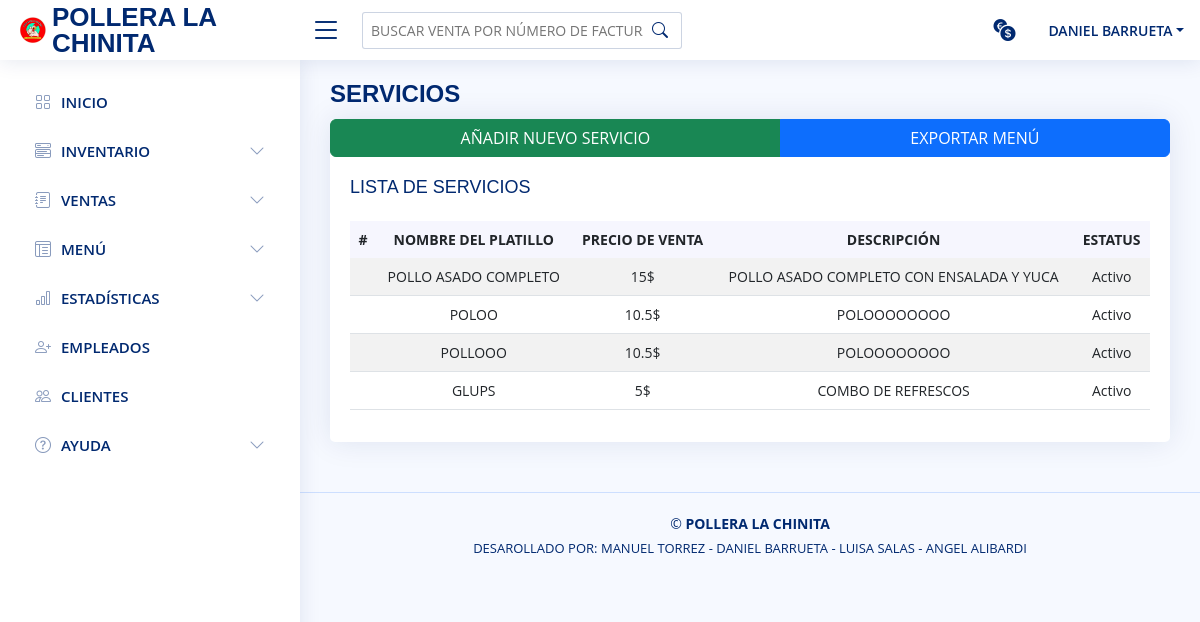
Before: /vista/menu.php (signed in) with the older database file.
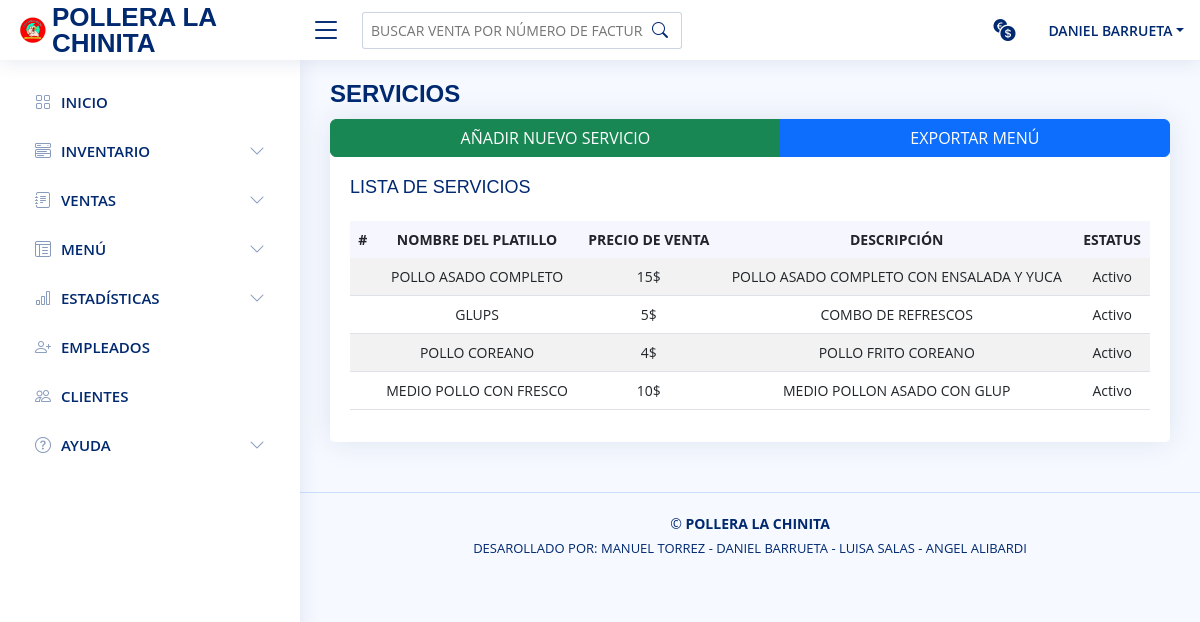
After: the same page with the newer database file.
### tables this page shows
CREATE TABLE `menu` (
  `id_menu` int NOT NULL,
  `nombre_platillo` varchar(40) NOT NULL,
  `precio_dolar` varchar(20) NOT NULL,
  `descripcion` varchar(70) NOT NULL,
  `estatus` int NOT NULL
);

### modelo/modeloPrincipal.php (called while the page is built, shortened)
<?php
class modeloPrincipal {
    public static function Conexion(){
        if(!$con = mysqli_connect(SERVER, USER, PASSWORD)){
            die("Los datos de conexión con la base de datos ingresados son incorrectos, por favor verifique");
        }
        mysqli_set_charset($con, "utf8");
        return $con;
    }
    public static function consultar($query) {
        if (!$consul = mysqli_query(Self::Conexion(),$query)) {
            mysqli_query(Self::Conexion(),"ROLLBACK;");
            die(mysqli_error($query).' Error en la consulta SQL ejecutada ');
        }else{
            mysqli_query(Self::Conexion(),"COMMIT;");
        }
        return $consul;
    }
}

### include/listas_registros_include.php (the view, shortened to what this page needs)
<?php
include_once("../modelo/modeloPrincipal.php");
function consultar_registros($tabla){
        while ( $mostrar = mysqli_fetch_array($consulta)) { ?>
        <?php }
    if($tabla === 'menu'){
        $consulta = modeloPrincipal::consultar("SELECT * FROM menu");
        while ( $mostrar =  mysqli_fetch_assoc($consulta)) { ?>
            <tr>
                <td class="col text-center"> </td>
                <td class="col text-center"><?= $mostrar["nombre_platillo"]; ?></td>
                <td class="col text-center"><?= $mostrar["precio_dolar"].'$'; ?></td>
                <td class="col text-center"><?= strtoupper($mostrar["descripcion"]); ?></td>
                <td class="col text-center"><?= ($mostrar["estatus"] == '1') ? 'Activo':'Inactivo'; ?></td>
            </tr>
        <?php }
    }
        while ( $mostrar = mysqli_fetch_array($consulta)) { ?>
        <?php }
};

### vista/menu.php (shortened to what this page needs)
<?php
if (!isset($_SESSION['logged_in']) || $_SESSION['logged_in'] !== true) {
	header('Location: ../index.php');
	exit();
}else{ ?>
  <!DOCTYPE html>
  <html lang="en">
    <head>
      <?php
        include_once("../include/meta_include.php");
        include_once("../include/css_include.php"); ?>
    </head>
    <body>
      <?php
        include_once("../include/header.php");
        include_once("../include/sliderbar.php"); ?>
      <main id="main" class="main">
        <div class="pagetitle"> <h1> SERVICIOS </h1> </div>
        <section class="section dashboard">
          <div class="row">
            <div class="col-12">
              <div class="card top-selling overflow-auto">
                <div class="btn-group" role="group" aria-label="Basic mixed styles example">
                  <a class="btn btn-success" href="./agregar_servicio.php">AÑADIR NUEVO SERVICIO</a>
                  <button type="button" class="btn btn-primary">EXPORTAR MENÚ</button>
                </div>
                <div class="card-body pb-3">
                  <h5 class="card-title">LISTA DE SERVICIOS</h5>
                  <table class="table table-striped table-responsive datatable" id="example">
                    <thead>
                      <tr>
                        <th class="col text-center"scope="col">#</th>
                        <th class="col text-center"scope="col">NOMBRE DEL PLATILLO</th>
                        <th class="col text-center"scope="col">PRECIO DE VENTA</th>
                        <th class="col text-center"scope="col">DESCRIPCIÓN</th>
                        <th class="col text-center"scope="col">ESTATUS</th>
                      </tr>
                    </thead>
                    <tbody>
                      <?php include("../include/listas_registros_include.php"); consultar_registros('menu'); ?>
                    </tbody>
                  </table>
                </div>
              </div>
            </div>
          </div>
        </section>
      </main>
      <?php
        include_once("../include/footer.php");
        include_once("../include/scripts_include.php"); ?>
    </body>
  </html>
<?php } ?>

### include/css_include.php (shortened to what this page needs)
<link href="./css/sweet-alert.css" rel="stylesheet">
<link href="./css/bootstrap.min.css" rel="stylesheet">
<link href="./css/main.css" rel="stylesheet">
<link href="./css/material-design-iconic-font.min.css" rel="stylesheet">
<link href="./css/bootstrap-icons.css" rel="stylesheet">
<link rel="stylesheet" href="css/dataTables.bootstrap5.min.css">
<link href="assets/css/style.css" rel="stylesheet">
<link rel="stylesheet" href="./css/select2.min.css">

### include/header.php (shortened to what this page needs)
<header id="header" class="header fixed-top d-flex align-items-center">
  <div class="d-flex align-items-center justify-content-between">
    <a href="./inicio.php" class="logo d-flex align-items-center ">
      <img src="img/logo.png" alt="">
      <span class="d-none d-lg-block">POLLERA LA CHINITA</span>
    </a>
    <i class="bi bi-list toggle-sidebar-btn"></i>
  </div>
  <div class="search-bar">
    <form class="search-form d-flex align-items-center" method="POST" action="#">
      <input type="text" name="query" placeholder="BUSCAR VENTA POR NÚMERO DE FACTURA O POR NOMBRE DEL CLIENTE" title="Enter search keyword">
      <button type="submit" title="Search"><i class="bi bi-search"></i></button>
    </form>
  </div>
  <nav class="header-nav ms-auto">
    <ul class="d-flex align-items-center">
      <li class="nav-item dropdown">
        <a class="nav-link nav-icon" href="" data-bs-toggle="dropdown">
          <i class="bi bi-currency-exchange"></i>
        </a>
      </li>
        <li class="nav-item dropdown pe-3">
          <a class="nav-link nav-profile d-flex align-items-center pe-0" href="" data-bs-toggle="dropdown">
            <span class="d-none d-md-block dropdown-toggle ps-2"><?php echo $_SESSION['nombre'], " ", $_SESSION['apellido']; ?></span>
          </a>
        </li>
      </ul>
    </nav>
  </header>

### include/sliderbar.php (shortened to what this page needs)
<aside id="sidebar" class="sidebar">
  <ul class="sidebar-nav" id="sidebar-nav">
    <li class="nav-item">
      <a class="nav-link collapsed" href="inicio.php">
        <i class="bi bi-grid"></i>
        <span>INICIO</span>
      </a>
    </li>
    <li class="nav-item">
      <a class="nav-link collapsed" data-bs-target="#components-nav" data-bs-toggle="collapse" href="#">
        <i class="bi bi-menu-button-wide"></i><span>INVENTARIO</span><i class="bi bi-chevron-down ms-auto"></i>
      </a>
    </li>
    <li class="nav-item">
      <a class="nav-link collapsed" data-bs-target="#forms-nav" data-bs-toggle="collapse" href="#">
        <i class="bi bi-journal-text"></i><span>VENTAS</span><i class="bi bi-chevron-down ms-auto"></i>
      </a>
    </li>
    <li class="nav-item">
      <a class="nav-link collapsed" data-bs-target="#tables-nav" data-bs-toggle="collapse" href="#">
        <i class="bi bi-layout-text-window-reverse"></i><span>MENÚ</span><i class="bi bi-chevron-down ms-auto"></i>
      </a>
    </li>
    <li class="nav-item">
      <a class="nav-link collapsed" data-bs-target="#charts-nav" data-bs-toggle="collapse" href="#">
        <i class="bi bi-bar-chart"></i><span>ESTADÍSTICAS</span><i class="bi bi-chevron-down ms-auto"></i>
      </a>
    </li>
    <?php if ($_SESSION["rol"] == "1") {?>
      <li class="nav-item">
        <a class="nav-link collapsed" href="../vista/lista_empleados.php">
          <i class="bi bi-person-plus"></i>
          <span>EMPLEADOS</span>
        </a>
      </li>
    <?php } ?>
    <li class="nav-item">
      <a class="nav-link collapsed" href="../vista/cliente.php">
        <i class="bi bi-people"></i>
        <span>CLIENTES</span>
      </a>
    </li>
    <li class="nav-item">
      <a class="nav-link collapsed" data-bs-target="#ayuda-nav" data-bs-toggle="collapse" href="#">
        <i class="bi bi-question-circle"></i><span>AYUDA</span><i class="bi bi-chevron-down ms-auto"></i>
      </a>
    </li>
  </ul>
</aside>

### include/footer.php
<footer id="footer" class="footer">
  <div class="copyright">
    &copy; <strong><span>POLLERA LA CHINITA</span></strong>
  </div>
  <div class="credits">
    <p>DESAROLLADO POR: MANUEL TORREZ - DANIEL BARRUETA - LUISA SALAS - ANGEL ALIBARDI </p>
  </div>
</footer>

### vista/css/main.css (style rules this page uses)
* { margin: 0; padding: 0; box-sizing: border-box; -moz-box-sizing: border-box; }

### vista/assets/css/style.css (style rules this page uses)
:root { scroll-behavior: smooth; }
body { font-family: "Open Sans", sans-serif; background: #f6f9ff; color: #444444; }
a { color: #4154f1; text-decoration: none; }
h1, h2, h3, h4, h5, h6 { font-family: "Nunito", sans-serif; }
#main { margin-top: 60px; padding: 20px 30px; transition: all 0.3s; }
.pagetitle { margin-bottom: 10px; }
.pagetitle h1 { font-size: 24px; margin-bottom: 0; font-weight: 600; color: #012970; }
.card { margin-bottom: 30px; border: none; border-radius: 5px; box-shadow: 0px 0 30px rgba(1, 41, 112, 0.1); }
.card-title { padding: 20px 0 15px 0; font-size: 18px; font-weight: 500; color: #012970; font-family: "Poppins", sans-serif; }
.card-body { padding: 0 20px 20px 20px; }
.logo { line-height: 1; }
@media (min-width: 1200px) { .logo { width: 280px; } }
.logo img { max-height: 26px; margin-right: 6px; }
.logo span { font-size: 26px; font-weight: 700; color: #012970; font-family: "Nunito", sans-serif; }
.header { transition: all 0.5s; z-index: 997; height: 60px; box-shadow: 0px 2px 20px rgba(1, 41, 112, 0.1); background-color: #fff; padding-left: 20px; }
.header .toggle-sidebar-btn { font-size: 32px; padding-left: 10px; cursor: pointer; color: #012970; }
.header .search-bar { min-width: 360px; padding: 0 20px; }
.header .search-form { width: 100%; }
.header .search-form input { border: 0; font-size: 14px; color: #012970; border: 1px solid rgba(1, 41, 112, 0.2); padding: 7px 38px 7px 8px; border-radius: 3px; transition: 0.3s; width: 100%; }
.header .search-form button { border: 0; padding: 0; margin-left: -30px; background: none; }
.header .search-form button i { color: #012970; }
.header-nav ul { list-style: none; }
.header-nav>ul { margin: 0; padding: 0; }
.header-nav .nav-icon { font-size: 22px; color: #012970; margin-right: 25px; position: relative; }
.header-nav .nav-profile { color: #012970; }
.header-nav .nav-profile span { font-size: 14px; font-weight: 600; }
.sidebar { position: fixed; top: 60px; left: 0; bottom: 0; width: 300px; z-index: 996; transition: all 0.3s; padding: 20px; overflow-y: auto; scrollbar-width: thin; scrollbar-color: #aab7cf transparent; box-shadow: 0px 0px 20px rgba(1, 41, 112, 0.1); background-color: #fff; }
@media (min-width: 1200px) { #main, #footer { margin-left: 300px; } }
.sidebar-nav { padding: 0; margin: 0; list-style: none; }
.sidebar-nav li { padding: 0; margin: 0; list-style: none; }
.sidebar-nav .nav-item { margin-bottom: 5px; }
.sidebar-nav .nav-link { display: flex; align-items: center; font-size: 15px; font-weight: 600; color: #4154f1; transition: 0.3; background: #f6f9ff; padding: 10px 15px; border-radius: 4px; }
.sidebar-nav .nav-link i { font-size: 16px; margin-right: 10px; color: #4154f1; }
.sidebar-nav .nav-link.collapsed { color: #012970; background: #fff; }
.sidebar-nav .nav-link.collapsed i { color: #899bbd; }
.sidebar-nav .nav-link .bi-chevron-down { margin-right: 0; transition: transform 0.2s ease-in-out; }
.dashboard .top-selling { font-size: 14px; }
.dashboard .top-selling .table thead { background: #f6f6fe; }
.dashboard .top-selling .table thead th { border: 0; }
.dashboard .top-selling .table tbody td { vertical-align: middle; }
.footer { padding: 20px 0; font-size: 14px; transition: all 0.3s; border-top: 1px solid #cddfff; }
.footer .copyright { text-align: center; color: #012970; }
.footer .credits { padding-top: 5px; text-align: center; font-size: 13px; color: #012970; }

Changed rows visible on the page:
removed menu: nombre_platillo "POLOO", precio_dolar "10.5", descripcion "POLOOOOOOOO", estatus "Activo"
removed menu: nombre_platillo "POLLOOO", precio_dolar "10.5", descripcion "POLOOOOOOOO", estatus "Activo"
added menu: nombre_platillo "POLLO COREANO", precio_dolar "4", descripcion "POLLO FRITO COREANO", estatus "Activo"
added menu: nombre_platillo "MEDIO POLLO CON FRESCO", precio_dolar "10", descripcion "MEDIO POLLON ASADO CON GLUP", estatus "Activo"
